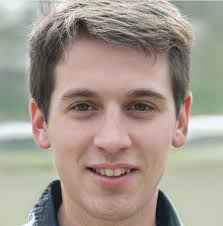
#> input picture Face Detection/pic1.jpg, 223 x 226 px
$ python FaceDetection.py
#> lines starting #> are read from the running program, lines starting #| are printed output that depends on the picture; after the words box and inside, x2 and y2 are one past the last pixel; in counts of white or black regions, pixels touching at a corner belong together
import cv2 as cv

# Load the cascade
face_cascade = cv.CascadeClassifier('haarcascade_frontalface_default.xml')
# Read the input image
img = cv.imread('pic1.jpg',cv.IMREAD_UNCHANGED)
#> img is the input picture: shape (226, 223, 3); mean B, G, R 141.5, 152.9, 163.7
# Convert into grayscale
imgGray = cv.cvtColor(img, cv.COLOR_BGR2GRAY)
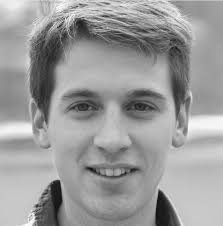
#> imgGray: shape (226, 223); min 11, max 254, mean 154.8
# Detect faces
faces = face_cascade.detectMultiScale(imgGray, 1.3, 4)
#> faces = [[27, 41, 170, 170]]
# Draw rectangle around the faces
i=0;
font=cv.FONT_HERSHEY_DUPLEX
for (x, y, w, h) in faces:
    person='person{}'.format(i+1)
    #set the coordinate of x and y , and the color in RBG , thick of rectangular

    size=w/302
    (text_width, text_height)=cv.getTextSize(person,font,size,1)[0]

    cv.rectangle(img, (x, y), (w+x, h+y), (0,128,0), 2)
    cv.rectangle(img, (x, y-2), (w + x,  y-text_height-10), (0, 128, 0), -1)
    cv.putText(img,person,(x,y-10),font,size,(255,255,255),1,cv.LINE_AA)

    i=i+1
#> this loop made 1 pass
#> (x, y, w, h, person, size, text_width, text_height) on pass 1: (27, 41, 170, 170, 'person1', 0.563, 73, 13)
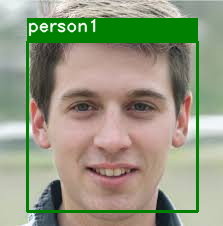
#> img: shape (226, 223, 3); 11.5% of pixels changed, all inside (x1, y1, x2, y2) = (26, 18, 199, 213)
#> after the loop, i = 1
# Display the output
cv.imshow('Faces', img)

print("Number Of persons in the Pictures are",i)
#| Number Of persons in the Pictures are 1

cv.waitKey(0)

$ run again, with Face Detection/pic4.jpg copied over Face Detection/pic1.jpg
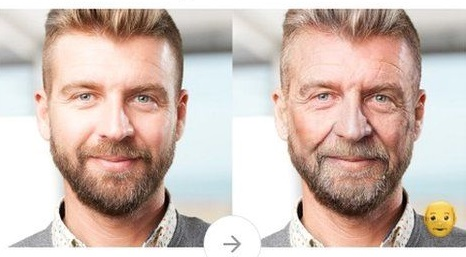
#> input picture Face Detection/pic4.jpg, 466 x 257 px
#> img is the input picture: shape (257, 466, 3); mean B, G, R 180.7, 189.5, 208.1
#> `imgGray = cv.cvtColor(img, cv.COLOR_BGR2GRAY)`:
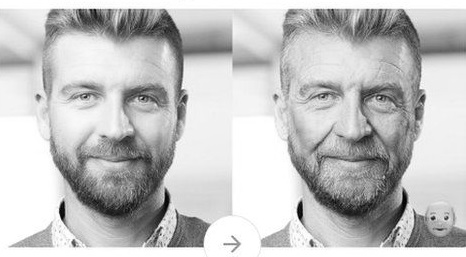
#> imgGray: shape (257, 466); min 1, max 255, mean 194.1
#> faces = [[276, 38, 153, 153], [31, 32, 170, 170]]
#> the loop `for (x, y, w, h) in faces:` made 2 passes
#> (x, y, w, h, person, size, text_width, text_height) on passes 1 to 2: (276, 38, 153, 153, 'person1', 0.507, 66, 12), (31, 32, 170, 170, 'person2', 0.563, 73, 13)
#> after the loop `for (x, y, w, h) in faces:`:
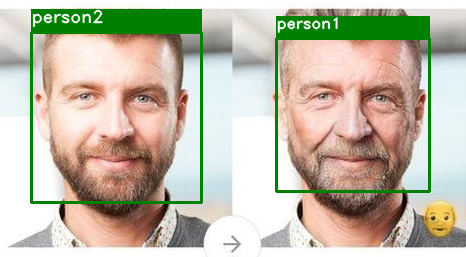
#> img: shape (257, 466, 3); 9.07% of pixels changed, all inside (x1, y1, x2, y2) = (30, 9, 431, 204)
#> after the loop `for (x, y, w, h) in faces:`: i = 2
#| Number Of persons in the Pictures are 2
